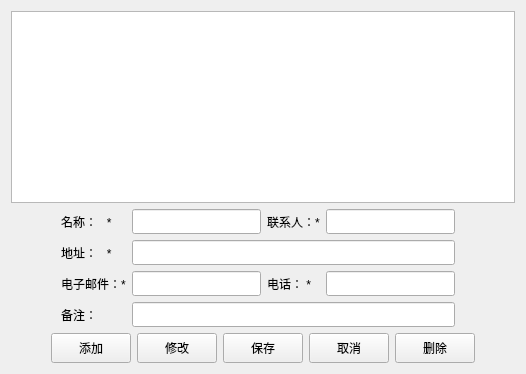
         <widget class="QWidget" name="Supplier_Page">
          <layout class="QVBoxLayout" name="verticalLayout_13">
           <item>
            <layout class="QVBoxLayout" name="verticalLayout_6">
             <item>
              <widget class="QTableView" name="Supplier_tableView"/>
             </item>
             <item>
              <layout class="QHBoxLayout" name="horizontalLayout_13">
               <item>
                <spacer name="horizontalSpacer_18">
                 <property name="orientation">
                  <enum>Qt::Horizontal</enum>
                 </property>
                 <property name="sizeType">
                  <enum>QSizePolicy::Maximum</enum>
                 </property>
                 <property name="sizeHint" stdset="0">
                  <size>
                   <width>50</width>
                   <height>10</height>
                  </size>
                 </property>
                </spacer>
               </item>
               <item>
                <layout class="QGridLayout" name="gridLayout_2">
                 <item row="0" column="0">
                  <widget class="QLabel" name="label_14">
                   <property name="styleSheet">
                    <string notr="true">background:transparent</string>
                   </property>
                   <property name="text">
                    <string>名称：   *</string>
                   </property>
                  </widget>
                 </item>
                 <item row="0" column="1">
                  <widget class="QLineEdit" name="letSupplyId">
                   <property name="sizePolicy">
                    <sizepolicy hsizetype="Expanding" vsizetype="Fixed">
                     <horstretch>0</horstretch>
                     <verstretch>0</verstretch>
                    </sizepolicy>
                   </property>
                   <property name="minimumSize">
                    <size>
                     <width>120</width>
                     <height>25</height>
                    </size>
                   </property>
                   <property name="styleSheet">
                    <string notr="true"/>
                   </property>
                  </widget>
                 </item>
                 <item row="0" column="2">
                  <widget class="QLabel" name="label_15">
                   <property name="styleSheet">
                    <string notr="true">background:transparent</string>
                   </property>
                   <property name="text">
                    <string>联系人：*</string>
                   </property>
                  </widget>
                 </item>
                 <item row="0" column="3">
                  <widget class="QLineEdit" name="letSupplyName">
                   <property name="minimumSize">
                    <size>
                     <width>0</width>
                     <height>25</height>
                    </size>
                   </property>
                   <property name="styleSheet">
                    <string notr="true"/>
                   </property>
                  </widget>
                 </item>
                 <item row="1" column="0">
                  <widget class="QLabel" name="label_16">
                   <property name="styleSheet">
                    <string notr="true">background:transparent</string>
                   </property>
                   <property name="text">
                    <string>地址：   *</string>
                   </property>
                  </widget>
                 </item>
                 <item row="2" column="0">
                  <widget class="QLabel" name="label_18">
                   <property name="styleSheet">
                    <string notr="true">background:transparent</string>
                   </property>
                   <property name="text">
                    <string>电子邮件：*</string>
                   </property>
                  </widget>
                 </item>
                 <item row="2" column="1">
                  <widget class="QLineEdit" name="letSupplyEmail">
                   <property name="minimumSize">
                    <size>
                     <width>0</width>
                     <height>25</height>
                    </size>
                   </property>
                   <property name="styleSheet">
                    <string notr="true"/>
                   </property>
                  </widget>
                 </item>
                 <item row="3" column="0">
                  <widget class="QLabel" name="label_19">
                   <property name="styleSheet">
                    <string notr="true">background:transparent</string>
                   </property>
                   <property name="text">
                    <string>备注：  </string>
                   </property>
                  </widget>
                 </item>
                 <item row="3" column="1" colspan="3">
                  <widget class="QLineEdit" name="letSupplyRemark">
                   <property name="minimumSize">
                    <size>
                     <width>0</width>
                     <height>25</height>
                    </size>
                   </property>
                   <property name="styleSheet">
                    <string notr="true"/>
                   </property>
                  </widget>
                 </item>
                 <item row="2" column="2">
                  <widget class="QLabel" name="label_17">
                   <property name="styleSheet">
                    <string notr="true">background:transparent</string>
                   </property>
                   <property name="text">
                    <string>电话： *</string>
                   </property>
                  </widget>
                 </item>
                 <item row="2" column="3">
                  <widget class="QLineEdit" name="letSupplyPhone">
                   <property name="minimumSize">
                    <size>
                     <width>0</width>
                     <height>25</height>
                    </size>
                   </property>
                   <property name="styleSheet">
                    <string notr="true"/>
                   </property>
                  </widget>
                 </item>
                 <item row="1" column="1" colspan="3">
                  <widget class="QLineEdit" name="letSupplyAddress">
                   <property name="minimumSize">
                    <size>
                     <width>0</width>
                     <height>25</height>
                    </size>
                   </property>
                   <property name="styleSheet">
                    <string notr="true"/>
                   </property>
                  </widget>
                 </item>
                </layout>
               </item>
               <item>
                <spacer name="horizontalSpacer_19">
                 <property name="orientation">
                  <enum>Qt::Horizontal</enum>
                 </property>
                 <property name="sizeType">
                  <enum>QSizePolicy::Maximum</enum>
                 </property>
                 <property name="sizeHint" stdset="0">
                  <size>
                   <width>60</width>
                   <height>9</height>
                  </size>
                 </property>
                </spacer>
               </item>
              </layout>
             </item>
             <item>
              <layout class="QHBoxLayout" name="horizontalLayout_15">
               <item>
                <spacer name="horizontalSpacer_20">
                 <property name="orientation">
                  <enum>Qt::Horizontal</enum>
                 </property>
                 <property name="sizeHint" stdset="0">
                  <size>
                   <width>40</width>
                   <height>20</height>
                  </size>
                 </property>
                </spacer>
               </item>
               <item>
                <layout class="QHBoxLayout" name="horizontalLayout_14">
                 <item>
                  <widget class="QPushButton" name="pbnAddSuupe">
                   <property name="minimumSize">
                    <size>
                     <width>0</width>
                     <height>30</height>
                    </size>
                   </property>
                   <property name="styleSheet">
                    <string notr="true"/>
                   </property>
                   <property name="text">
                    <string>添加</string>
                   </property>
                  </widget>
                 </item>
                 <item>
                  <widget class="QPushButton" name="pbnModifySup">
                   <property name="minimumSize">
                    <size>
                     <width>0</width>
                     <height>30</height>
                    </size>
                   </property>
                   <property name="styleSheet">
                    <string notr="true"/>
                   </property>
                   <property name="text">
                    <string>修改</string>
                   </property>
                  </widget>
                 </item>
                 <item>
                  <widget class="QPushButton" name="pbnSaveSupply">
                   <property name="minimumSize">
                    <size>
                     <width>0</width>
                     <height>30</height>
                    </size>
                   </property>
                   <property name="styleSheet">
                    <string notr="true"/>
                   </property>
                   <property name="text">
                    <string>保存</string>
                   </property>
                  </widget>
                 </item>
                 <item>
                  <widget class="QPushButton" name="pbnSupplyCancel">
                   <property name="minimumSize">
                    <size>
                     <width>0</width>
                     <height>30</height>
                    </size>
                   </property>
                   <property name="text">
                    <string>取消</string>
                   </property>
                  </widget>
                 </item>
                 <item>
                  <widget class="QPushButton" name="pbnDeleteSupply">
                   <property name="minimumSize">
                    <size>
                     <width>0</width>
                     <height>30</height>
                    </size>
                   </property>
                   <property name="styleSheet">
                    <string notr="true"/>
                   </property>
                   <property name="text">
                    <string>删除</string>
                   </property>
                  </widget>
                 </item>
                </layout>
               </item>
               <item>
                <spacer name="horizontalSpacer_21">
                 <property name="orientation">
                  <enum>Qt::Horizontal</enum>
                 </property>
                 <property name="sizeHint" stdset="0">
                  <size>
                   <width>40</width>
                   <height>20</height>
                  </size>
                 </property>
                </spacer>
               </item>
              </layout>
             </item>
            </layout>
           </item>
          </layout>
         </widget>
